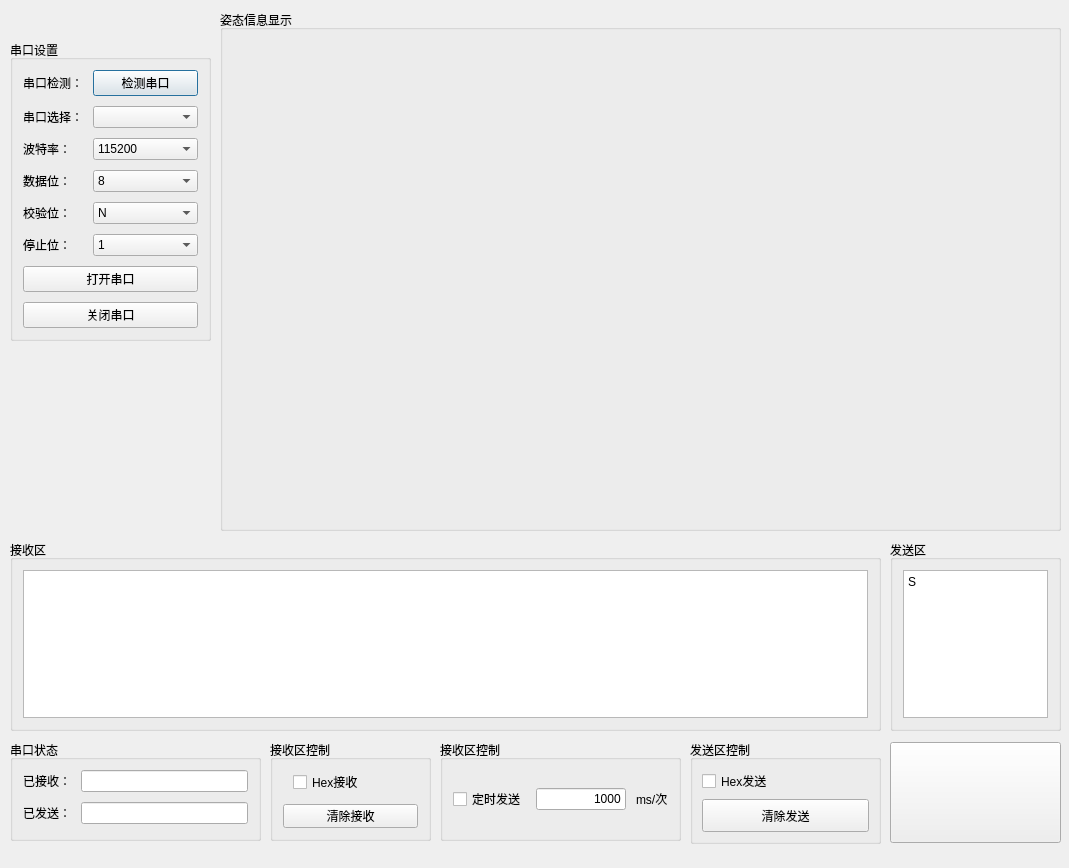
<?xml version="1.0" encoding="UTF-8"?>
<ui version="4.0">
 <class>Form</class>
 <widget class="QWidget" name="Form">
  <property name="geometry">
   <rect>
    <x>0</x>
    <y>0</y>
    <width>1069</width>
    <height>868</height>
   </rect>
  </property>
  <property name="windowTitle">
   <string>Form</string>
  </property>
  <widget class="QGroupBox" name="formGroupBox">
   <property name="geometry">
    <rect>
     <x>10</x>
     <y>40</y>
     <width>201</width>
     <height>301</height>
    </rect>
   </property>
   <property name="title">
    <string>串口设置</string>
   </property>
   <layout class="QFormLayout" name="formLayout">
    <property name="horizontalSpacing">
     <number>10</number>
    </property>
    <property name="verticalSpacing">
     <number>10</number>
    </property>
    <property name="leftMargin">
     <number>10</number>
    </property>
    <property name="topMargin">
     <number>10</number>
    </property>
    <property name="rightMargin">
     <number>10</number>
    </property>
    <property name="bottomMargin">
     <number>10</number>
    </property>
    <item row="0" column="0">
     <widget class="QLabel" name="s1__lb_1">
      <property name="text">
       <string>串口检测：</string>
      </property>
     </widget>
    </item>
    <item row="0" column="1">
     <widget class="QPushButton" name="s1__box_1">
      <property name="text">
       <string>检测串口</string>
      </property>
      <property name="autoRepeatInterval">
       <number>100</number>
      </property>
      <property name="default">
       <bool>true</bool>
      </property>
     </widget>
    </item>
    <item row="1" column="0">
     <widget class="QLabel" name="s1__lb_2">
      <property name="text">
       <string>串口选择：</string>
      </property>
     </widget>
    </item>
    <item row="1" column="1">
     <widget class="QComboBox" name="s1__box_2"/>
    </item>
    <item row="2" column="0">
     <widget class="QLabel" name="s1__lb_3">
      <property name="text">
       <string>波特率：</string>
      </property>
     </widget>
    </item>
    <item row="2" column="1">
     <widget class="QComboBox" name="s1__box_3">
      <item>
       <property name="text">
        <string>115200</string>
       </property>
      </item>
      <item>
       <property name="text">
        <string>2400</string>
       </property>
      </item>
      <item>
       <property name="text">
        <string>4800</string>
       </property>
      </item>
      <item>
       <property name="text">
        <string>9600</string>
       </property>
      </item>
      <item>
       <property name="text">
        <string>14400</string>
       </property>
      </item>
      <item>
       <property name="text">
        <string>19200</string>
       </property>
      </item>
      <item>
       <property name="text">
        <string>38400</string>
       </property>
      </item>
      <item>
       <property name="text">
        <string>57600</string>
       </property>
      </item>
      <item>
       <property name="text">
        <string>76800</string>
       </property>
      </item>
      <item>
       <property name="text">
        <string>12800</string>
       </property>
      </item>
      <item>
       <property name="text">
        <string>230400</string>
       </property>
      </item>
      <item>
       <property name="text">
        <string>460800</string>
       </property>
      </item>
     </widget>
    </item>
    <item row="3" column="0">
     <widget class="QLabel" name="s1__lb_4">
      <property name="text">
       <string>数据位：</string>
      </property>
     </widget>
    </item>
    <item row="3" column="1">
     <widget class="QComboBox" name="s1__box_4">
      <item>
       <property name="text">
        <string>8</string>
       </property>
      </item>
      <item>
       <property name="text">
        <string>7</string>
       </property>
      </item>
      <item>
       <property name="text">
        <string>6</string>
       </property>
      </item>
      <item>
       <property name="text">
        <string>5</string>
       </property>
      </item>
     </widget>
    </item>
    <item row="4" column="0">
     <widget class="QLabel" name="s1__lb_5">
      <property name="text">
       <string>校验位：</string>
      </property>
     </widget>
    </item>
    <item row="4" column="1">
     <widget class="QComboBox" name="s1__box_5">
      <item>
       <property name="text">
        <string>N</string>
       </property>
      </item>
     </widget>
    </item>
    <item row="5" column="0">
     <widget class="QLabel" name="s1__lb_6">
      <property name="text">
       <string>停止位：</string>
      </property>
     </widget>
    </item>
    <item row="5" column="1">
     <widget class="QComboBox" name="s1__box_6">
      <item>
       <property name="text">
        <string>1</string>
       </property>
      </item>
     </widget>
    </item>
    <item row="6" column="0" colspan="2">
     <widget class="QPushButton" name="open_button">
      <property name="text">
       <string>打开串口</string>
      </property>
      <property name="icon">
       <iconset>
        <normaloff>QtApp/images/start.png</normaloff>QtApp/images/start.png</iconset>
      </property>
     </widget>
    </item>
    <item row="7" column="0" colspan="2">
     <widget class="QPushButton" name="close_button">
      <property name="text">
       <string>关闭串口</string>
      </property>
      <property name="icon">
       <iconset>
        <normaloff>QtApp/images/stop.png</normaloff>QtApp/images/stop.png</iconset>
      </property>
     </widget>
    </item>
   </layout>
  </widget>
  <widget class="QGroupBox" name="verticalGroupBox">
   <property name="geometry">
    <rect>
     <x>10</x>
     <y>540</y>
     <width>871</width>
     <height>191</height>
    </rect>
   </property>
   <property name="title">
    <string>接收区</string>
   </property>
   <layout class="QVBoxLayout" name="verticalLayout">
    <property name="leftMargin">
     <number>10</number>
    </property>
    <property name="topMargin">
     <number>10</number>
    </property>
    <property name="rightMargin">
     <number>10</number>
    </property>
    <property name="bottomMargin">
     <number>10</number>
    </property>
    <item>
     <widget class="QTextBrowser" name="s2__receive_text"/>
    </item>
   </layout>
  </widget>
  <widget class="QGroupBox" name="verticalGroupBox_2">
   <property name="geometry">
    <rect>
     <x>890</x>
     <y>540</y>
     <width>171</width>
     <height>191</height>
    </rect>
   </property>
   <property name="title">
    <string>发送区</string>
   </property>
   <layout class="QGridLayout" name="gridLayout">
    <property name="leftMargin">
     <number>10</number>
    </property>
    <property name="topMargin">
     <number>10</number>
    </property>
    <property name="rightMargin">
     <number>10</number>
    </property>
    <property name="bottomMargin">
     <number>10</number>
    </property>
    <item row="1" column="0">
     <widget class="QTextEdit" name="s3__send_text">
      <property name="html">
       <string>&lt;!DOCTYPE HTML PUBLIC &quot;-//W3C//DTD HTML 4.0//EN&quot; &quot;http://www.w3.org/TR/REC-html40/strict.dtd&quot;&gt;
&lt;html&gt;&lt;head&gt;&lt;meta name=&quot;qrichtext&quot; content=&quot;1&quot; /&gt;&lt;style type=&quot;text/css&quot;&gt;
p, li { white-space: pre-wrap; }
&lt;/style&gt;&lt;/head&gt;&lt;body style=&quot; font-family:'SimSun'; font-size:9pt; font-weight:400; font-style:normal;&quot;&gt;
&lt;p style=&quot; margin-top:0px; margin-bottom:0px; margin-left:0px; margin-right:0px; -qt-block-indent:0; text-indent:0px;&quot;&gt;S&lt;/p&gt;&lt;/body&gt;&lt;/html&gt;</string>
      </property>
     </widget>
    </item>
   </layout>
  </widget>
  <widget class="QPushButton" name="s3__send_button">
   <property name="geometry">
    <rect>
     <x>890</x>
     <y>742</y>
     <width>171</width>
     <height>101</height>
    </rect>
   </property>
   <property name="text">
    <string/>
   </property>
   <property name="icon">
    <iconset>
     <normaloff>QtApp/images/send.png</normaloff>QtApp/images/send.png</iconset>
   </property>
   <property name="iconSize">
    <size>
     <width>55</width>
     <height>55</height>
    </size>
   </property>
  </widget>
  <widget class="QGroupBox" name="formGroupBox">
   <property name="geometry">
    <rect>
     <x>10</x>
     <y>740</y>
     <width>251</width>
     <height>101</height>
    </rect>
   </property>
   <property name="title">
    <string>串口状态</string>
   </property>
   <layout class="QFormLayout" name="formLayout_2">
    <property name="horizontalSpacing">
     <number>10</number>
    </property>
    <property name="verticalSpacing">
     <number>10</number>
    </property>
    <property name="leftMargin">
     <number>10</number>
    </property>
    <property name="topMargin">
     <number>10</number>
    </property>
    <property name="rightMargin">
     <number>10</number>
    </property>
    <property name="bottomMargin">
     <number>10</number>
    </property>
    <item row="0" column="0">
     <widget class="QLabel" name="label">
      <property name="text">
       <string>已接收：</string>
      </property>
     </widget>
    </item>
    <item row="1" column="0">
     <widget class="QLabel" name="label_2">
      <property name="text">
       <string>已发送：</string>
      </property>
     </widget>
    </item>
    <item row="0" column="1">
     <widget class="QLineEdit" name="lineEdit"/>
    </item>
    <item row="1" column="1">
     <widget class="QLineEdit" name="lineEdit_2"/>
    </item>
   </layout>
  </widget>
  <widget class="QLabel" name="state_label">
   <property name="geometry">
    <rect>
     <x>650</x>
     <y>842</y>
     <width>411</width>
     <height>21</height>
    </rect>
   </property>
   <property name="text">
    <string/>
   </property>
   <property name="textFormat">
    <enum>Qt::AutoText</enum>
   </property>
   <property name="scaledContents">
    <bool>true</bool>
   </property>
   <property name="alignment">
    <set>Qt::AlignRight|Qt::AlignTrailing|Qt::AlignVCenter</set>
   </property>
  </widget>
  <widget class="QGroupBox" name="formGroupBox_2">
   <property name="geometry">
    <rect>
     <x>270</x>
     <y>740</y>
     <width>161</width>
     <height>101</height>
    </rect>
   </property>
   <property name="title">
    <string>接收区控制</string>
   </property>
   <layout class="QFormLayout" name="formLayout_3">
    <property name="horizontalSpacing">
     <number>10</number>
    </property>
    <property name="verticalSpacing">
     <number>10</number>
    </property>
    <property name="leftMargin">
     <number>10</number>
    </property>
    <property name="topMargin">
     <number>10</number>
    </property>
    <property name="rightMargin">
     <number>10</number>
    </property>
    <property name="bottomMargin">
     <number>10</number>
    </property>
    <item row="0" column="1">
     <widget class="QCheckBox" name="hex_receive">
      <property name="text">
       <string>Hex接收</string>
      </property>
     </widget>
    </item>
    <item row="1" column="0" colspan="2">
     <widget class="QPushButton" name="s2__clear_button">
      <property name="text">
       <string>清除接收</string>
      </property>
      <property name="icon">
       <iconset>
        <normaloff>QtApp/images/clean_receive.png</normaloff>QtApp/images/clean_receive.png</iconset>
      </property>
      <property name="iconSize">
       <size>
        <width>25</width>
        <height>25</height>
       </size>
      </property>
     </widget>
    </item>
   </layout>
  </widget>
  <widget class="QGroupBox" name="formGroupBox_3">
   <property name="geometry">
    <rect>
     <x>440</x>
     <y>740</y>
     <width>241</width>
     <height>101</height>
    </rect>
   </property>
   <property name="title">
    <string>接收区控制</string>
   </property>
   <layout class="QGridLayout" name="gridLayout_2">
    <property name="leftMargin">
     <number>10</number>
    </property>
    <property name="topMargin">
     <number>10</number>
    </property>
    <property name="rightMargin">
     <number>10</number>
    </property>
    <property name="bottomMargin">
     <number>10</number>
    </property>
    <property name="spacing">
     <number>10</number>
    </property>
    <item row="0" column="0">
     <widget class="QCheckBox" name="timer_send_cb">
      <property name="text">
       <string>定时发送</string>
      </property>
     </widget>
    </item>
    <item row="0" column="2">
     <widget class="QLineEdit" name="lineEdit_3">
      <property name="text">
       <string>1000</string>
      </property>
      <property name="alignment">
       <set>Qt::AlignRight|Qt::AlignTrailing|Qt::AlignVCenter</set>
      </property>
     </widget>
    </item>
    <item row="0" column="3">
     <widget class="QLabel" name="dw">
      <property name="text">
       <string>ms/次</string>
      </property>
     </widget>
    </item>
   </layout>
  </widget>
  <widget class="QGroupBox" name="formGroupBox_4">
   <property name="geometry">
    <rect>
     <x>690</x>
     <y>740</y>
     <width>191</width>
     <height>104</height>
    </rect>
   </property>
   <property name="title">
    <string>发送区控制</string>
   </property>
   <layout class="QGridLayout" name="gridLayout_3">
    <item row="2" column="0">
     <widget class="QPushButton" name="s3__clear_button">
      <property name="maximumSize">
       <size>
        <width>16777215</width>
        <height>16777213</height>
       </size>
      </property>
      <property name="text">
       <string>清除发送</string>
      </property>
      <property name="icon">
       <iconset>
        <normaloff>QtApp/images/clear.png</normaloff>QtApp/images/clear.png</iconset>
      </property>
      <property name="iconSize">
       <size>
        <width>30</width>
        <height>30</height>
       </size>
      </property>
     </widget>
    </item>
    <item row="1" column="0">
     <widget class="QCheckBox" name="hex_send">
      <property name="text">
       <string>Hex发送</string>
      </property>
     </widget>
    </item>
   </layout>
  </widget>
  <widget class="QGroupBox" name="groupBox">
   <property name="geometry">
    <rect>
     <x>220</x>
     <y>10</y>
     <width>841</width>
     <height>521</height>
    </rect>
   </property>
   <property name="title">
    <string>姿态信息显示</string>
   </property>
   <widget class="QWidget" name="centralWidget1" native="true">
    <property name="geometry">
     <rect>
      <x>0</x>
      <y>20</y>
      <width>420</width>
      <height>250</height>
     </rect>
    </property>
   </widget>
   <widget class="QWidget" name="centralWidget2" native="true">
    <property name="geometry">
     <rect>
      <x>400</x>
      <y>20</y>
      <width>420</width>
      <height>250</height>
     </rect>
    </property>
   </widget>
   <widget class="QWidget" name="centralWidget3" native="true">
    <property name="geometry">
     <rect>
      <x>0</x>
      <y>271</y>
      <width>420</width>
      <height>251</height>
     </rect>
    </property>
   </widget>
   <widget class="QWidget" name="widget_3" native="true">
    <property name="enabled">
     <bool>true</bool>
    </property>
    <property name="geometry">
     <rect>
      <x>421</x>
      <y>271</y>
      <width>420</width>
      <height>250</height>
     </rect>
    </property>
   </widget>
  </widget>
  <zorder>verticalGroupBox</zorder>
  <zorder>verticalGroupBox_2</zorder>
  <zorder>formGroupBox</zorder>
  <zorder>s3__send_button</zorder>
  <zorder>formGroupBox</zorder>
  <zorder>state_label</zorder>
  <zorder>formGroupBox_2</zorder>
  <zorder>formGroupBox_3</zorder>
  <zorder>formGroupBox_4</zorder>
  <zorder>groupBox</zorder>
 </widget>
 <resources/>
 <connections/>
</ui>
